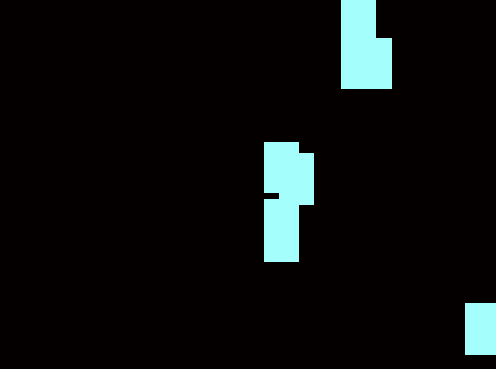
#> input picture bbox/3m/bbox3_44.png, 496 x 369 px
$ python ROI.py
#> lines starting #> are read from the running program, lines starting #| are printed output that depends on the picture; after the words box and inside, x2 and y2 are one past the last pixel; in counts of white or black regions, pixels touching at a corner belong together; long printed decimals are rounded
import cv2
import math
import numpy as np
from matplotlib import pyplot as plt


img = cv2.imread('bbox/3m/bbox3_44.png')
#> img is the input picture: shape (369, 496, 3); mean B, G, R 14.4, 14.5, 13.1

def ROI(image):
    xsys = 234.5
    imgray = cv2.cvtColor(image, cv2.COLOR_BGR2GRAY)
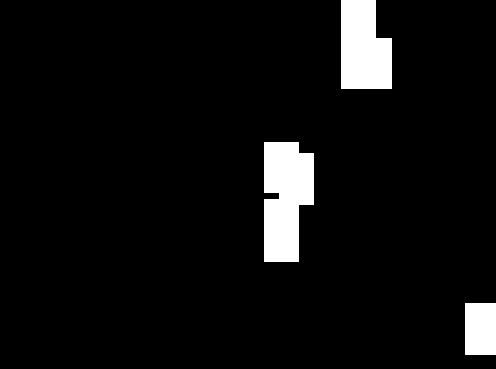
#> imgray: shape (369, 496); values 1 (black) and 227 (white), 5.7% white; 3 white regions, box (x1, y1, x2, y2) and area: (264, 142, 314, 262) 4890, (341, 0, 392, 89) 3931, (465, 303, 496, 355) 1612
    ret, thresh = cv2.threshold(imgray, 127, 255, 0)
#> thresh: shape (369, 496); 5.7% white; 3 white regions
    contours, _ = cv2.findContours(thresh, cv2.RETR_TREE, cv2.CHAIN_APPROX_SIMPLE)
#> contours = 3 contours; box (x1, y1, x2, y2) and area: (264, 142, 314, 262) 4708, (341, 0, 392, 89) 3792, (465, 303, 496, 355) 1530
    if contours != []:
        areas = [cv2.contourArea(c) for c in contours]
#> areas = [1530, 4708, 3792.5]
        maxIndex = np.argmax(areas)
#> maxIndex = 1
        cnt = contours[maxIndex]
#> cnt = contour of 16 points, box (x1, y1, x2, y2) (264, 142, 314, 262), area 4708
        x,y,w,h = cv2.boundingRect(cnt)
#> x = 264; y = 142; w = 50; h = 120
        cv2.rectangle(imgray, (x,y), (x+w, y+h), (255,0,0), 2)
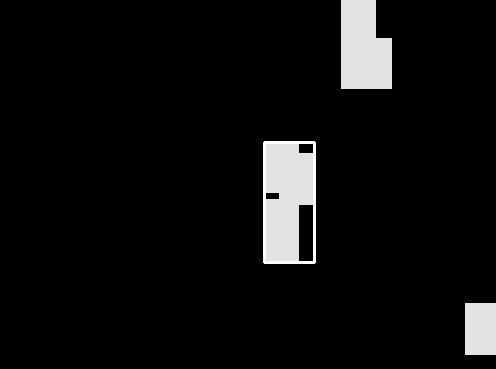
#> imgray: shape (369, 496); 0.56% of pixels changed, all inside (x1, y1, x2, y2) = (263, 141, 316, 264)
        cv2.imshow('img',imgray)
        # to visualize bounding box
        cv2.waitKey()
        cv2.destroyAllWindows()
        xT_centre = x + w/2
#> xT_centre = 289
        D = 3 # disance from the occupant to the system
        if xT_centre < xsys:
            delta_x = (xsys - xT_centre)*5/469
            angle_radiant = math.atan((delta_x)/D)
            angle_degree = (angle_radiant*180)/math.pi
        else:
            delta_x = (xT_centre - xsys)*5/469
#> delta_x = 0.581
            angle_radiant = -math.atan((delta_x)/D)
#> angle_radiant = -0.191
            angle_degree = (angle_radiant*180)/math.pi
#> angle_degree = -10.96
    return angle_degree
print(ROI(img))
#| -10.961
